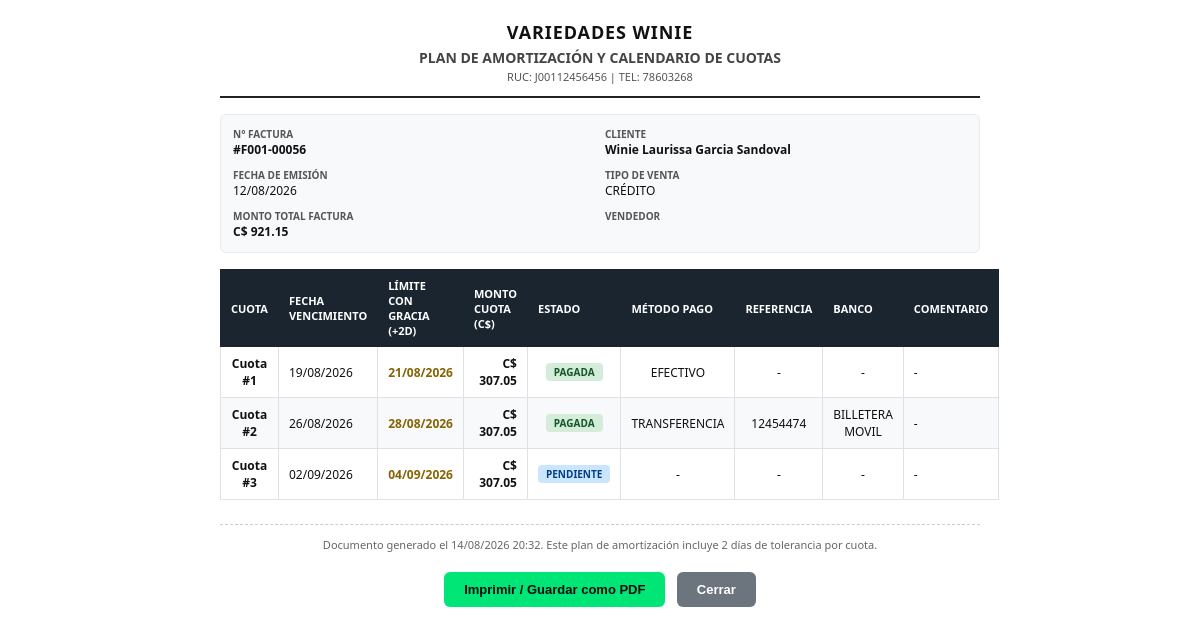
Screenshot of /facturas/56/cuotas/imprimir (signed in) with the database file from the repository.
### models/empresa.py (models this page shows)
class Empresa(db.Model):
    __tablename__ = "empresa"
    id = db.Column(db.Integer, primary_key=True)
    razon_social = db.Column(db.String(150), nullable=False)
    ruc = db.Column(db.String(30), nullable=True)
    tipo_empresa = db.Column(db.String(20), nullable=True)
    direccion = db.Column(db.String(250), nullable=True)
    ciudad = db.Column(db.String(100), nullable=True)
    telefono = db.Column(db.String(30), nullable=True)
    email = db.Column(db.String(120), nullable=True)
    sitio_web = db.Column(db.String(150), nullable=True)
    regimen = db.Column(db.String(80), nullable=True)
    serie_factura = db.Column(db.String(20), nullable=False, default="F001")
    correlativo = db.Column(db.String(20), nullable=False, default="00034")
    iva = db.Column(db.Numeric(5, 2), nullable=False, default=15)
    logo = db.Column(db.String(200), nullable=True)
    estado = db.Column(db.Boolean, nullable=False, default=True)
    created_at = db.Column(db.DateTime, default=lambda: datetime.now(UTC))
    updated_at = db.Column(
        db.DateTime,
        default=lambda: datetime.now(UTC),
        onupdate=lambda: datetime.now(UTC)
    )

### models/venta.py (models this page shows, shortened)
class Venta(db.Model):
    __tablename__ = "ventas"
    id = db.Column(db.Integer,primary_key=True)
    cliente_id = db.Column(db.Integer,db.ForeignKey("clientes.id"),nullable=False)
    usuario_id = db.Column(db.Integer,db.ForeignKey("usuarios.id"),nullable=False)
    fecha_venta = db.Column(db.DateTime,nullable=False,default=lambda: datetime.now(UTC))
    fecha_limite_credito = db.Column(db.Date,nullable=True)
    tipo_venta = db.Column(db.Enum(TipoVenta),nullable=False)
    numero_factura = db.Column(db.String(30),unique=True,nullable=False)
    total_venta = db.Column(db.Numeric(10, 2),nullable=False)
    estado = db.Column(db.Enum(EstadoVenta),nullable=False,default=EstadoVenta.ACTIVA)
    observaciones = db.Column(db.Text,nullable=True)
    created_at = db.Column(db.DateTime,nullable=False,default=lambda: datetime.now(UTC))
    updated_at = db.Column(db.DateTime,nullable=False,default=lambda: datetime.now(UTC),onupdate=lambda: datetime.now(UTC))
    cliente = db.relationship("Cliente",back_populates="ventas")
    usuario = db.relationship("Usuario",back_populates="ventas")
    detalle_ventas = db.relationship("DetalleVenta", back_populates="venta", lazy=True)
    pagos = db.relationship("Pago",back_populates="venta",lazy=True,order_by="Pago.fecha_pago.desc()")
    cuotas = db.relationship("CuotaVenta", back_populates="venta", lazy=True, cascade="all, delete-orphan", order_by="CuotaVenta.numero_cuota.asc()")

### models/cliente.py (models this page shows, shortened)
class Cliente(db.Model):
    __tablename__ = "clientes"
    id = db.Column(db.Integer,primary_key=True)
    codigo = db.Column(db.String(20),unique=True,nullable=True)
    nombres = db.Column(db.String(100),nullable=False)
    telefono = db.Column(db.String(8),nullable=False,unique=True)
    ciudad = db.Column(db.String(100),nullable=True)
    estado = db.Column(db.Enum(EstadoCliente),default=EstadoCliente.ACTIVO)
    created_at = db.Column(db.DateTime,default=lambda: datetime.now(UTC))
    updated_at = db.Column(db.DateTime,default=lambda: datetime.now(UTC),onupdate=lambda: datetime.now(UTC))
    ventas = db.relationship("Venta",back_populates="cliente",lazy=True)
    usuario = db.relationship("Usuario",back_populates="cliente",uselist=False)

### models/cuota_venta.py (models this page shows, shortened)
class CuotaVenta(db.Model):
    __tablename__ = "cuotas_venta"
    id = db.Column(db.Integer, primary_key=True)
    venta_id = db.Column(db.Integer, db.ForeignKey("ventas.id"), nullable=False)
    numero_cuota = db.Column(db.Integer, nullable=False)
    monto_cuota = db.Column(db.Numeric(10, 2), nullable=False)
    monto_abonado = db.Column(db.Numeric(10, 2), nullable=False, default=0.00)
    fecha_vencimiento = db.Column(db.Date, nullable=False)
    fecha_vencimiento_gracia = db.Column(db.Date, nullable=False)
    dias_gracia = db.Column(db.Integer, nullable=False, default=2)
    estado = db.Column(db.String(20), nullable=False, default="PENDIENTE") # PENDIENTE, GRACIA, PAGADA, VENCIDA
    created_at = db.Column(db.DateTime, nullable=False, default=lambda: datetime.now(UTC))
    venta = db.relationship("Venta", back_populates="cuotas")
    pagos = db.relationship("Pago", back_populates="cuota", lazy=True)

### models/pago.py (models this page shows, shortened)
class Pago(db.Model):
    __tablename__ = "pagos"
    id = db.Column(
        db.Integer,
        primary_key=True
    )
    venta_id = db.Column(
        db.Integer,
        db.ForeignKey("ventas.id"),
        nullable=False
    )
    usuario_id = db.Column(
        db.Integer,
        db.ForeignKey("usuarios.id"),
        nullable=False
    )
    banco_id = db.Column(
        db.Integer,
        db.ForeignKey("bancos.id"),
        nullable=True
    )
    cuota_id = db.Column(
        db.Integer,
        db.ForeignKey("cuotas_venta.id"),
        nullable=True
    )
    fecha_pago = db.Column(
        db.DateTime,
        nullable=False,
        default=lambda: datetime.now(UTC)
    )
    monto_pago = db.Column(
        db.Numeric(10, 2),
        nullable=False
    )
    monto_efectivo = db.Column(
        db.Numeric(10, 2),
        nullable=True,
        default=0.00
    )
    monto_transferencia = db.Column(
        db.Numeric(10, 2),
        nullable=True,
        default=0.00
    )
    tipo_pago = db.Column(
        db.String(20),
        nullable=False
    )
    referencia = db.Column(
        db.String(100),
        nullable=True
    )
    observaciones = db.Column(
        db.Text,
        nullable=True
    )
    estado = db.Column(
        db.String(20),
        nullable=False,
        default="ACTIVO"
    )
    motivo_anulacion = db.Column(
        db.Text,
        nullable=True
    )
    created_at = db.Column(
        db.DateTime,
        nullable=False,
        default=lambda: datetime.now(UTC)
    )
    venta = db.relationship(
        "Venta",
        back_populates="pagos"
    )
    usuario = db.relationship(
        "Usuario",
        back_populates="pagos"
    )
    banco = db.relationship(
        "Banco",
        lazy=True
    )
    cuota = db.relationship(
        "CuotaVenta",
        back_populates="pagos",
        lazy=True
    )

### models/banco.py (models this page shows, shortened)
class Banco(db.Model):
    __tablename__ = "bancos"
    id = db.Column(db.Integer, primary_key=True)
    nombre = db.Column(db.String(100), unique=True, nullable=False)
    estado = db.Column(db.String(20), nullable=False, default="ACTIVO")
    created_at = db.Column(db.DateTime, nullable=False, default=lambda: datetime.now(UTC))

### routes/pagos.py (the view)
@pagos_bp.route("/facturas/<int:venta_id>/cuotas/imprimir", methods=["GET"])
@login_required
def imprimir_cuotas(venta_id):
    venta = Venta.query.get_or_404(venta_id)
    if current_user.rol and current_user.rol.nombre.upper() == "CLIENTE":
        if venta.cliente_id != current_user.cliente_id:
            abort(403)
    empresa = Empresa.query.first()
    return render_template(
        "pagos/imprimir_cuotas.html",
        venta=venta,
        empresa=empresa,
        now=datetime.now()
    )

### app.py (called while the page is built)
@login_manager.user_loader
def load_user(user_id):
    return Usuario.query.get(int(user_id))

### templates/pagos/imprimir_cuotas.html (shortened to what this page needs)
<!DOCTYPE html>
<html lang="es">
<head>
</head>
<body>
    <div class="header">
        <h1>{{ empresa.razon_social if empresa else 'SISTEMA DE COBRO' }}</h1>
        <h2>PLAN DE AMORTIZACIÓN Y CALENDARIO DE CUOTAS</h2>
        <div style="font-size: 11px; color: #555;">RUC: {{ empresa.ruc if empresa else '-' }} | TEL: {{ empresa.telefono if empresa else '-' }}</div>
    </div>
    <div class="info-grid">
        <div class="info-item">
            <label>N° Factura</label>
            <strong>#{{ venta.numero_factura }}</strong>
        </div>
        <div class="info-item">
            <label>Cliente</label>
            <strong>{{ venta.cliente.nombres if venta.cliente else 'Cliente Ocasional' }}</strong>
        </div>
        <div class="info-item">
            <label>Fecha de Emisión</label>
            {{ venta.fecha_venta.strftime('%d/%m/%Y') if venta.fecha_venta else '-' }}
        </div>
        <div class="info-item">
            <label>Tipo de Venta</label>
            CRÉDITO
        </div>
        <div class="info-item">
            <label>Monto Total Factura</label>
            <strong>C$ {{ "%.2f"|format(venta.total_venta) }}</strong>
        </div>
        <div class="info-item">
            <label>Vendedor</label>
        </div>
    </div>
    <table class="data-table">
        <thead>
            <tr>
                <th class="text-center" style="width: 60px;">Cuota</th>
                <th>Fecha Vencimiento</th>
                <th>Límite con Gracia (+2d)</th>
                <th class="text-end">Monto Cuota (C$)</th>
                <th class="text-center">Estado</th>
                <th class="text-center">Método Pago</th>
                <th class="text-center">Referencia</th>
                <th class="text-center">Banco</th>
                <th>Comentario</th>
            </tr>
        </thead>
        <tbody>
            {% for cuota in venta.cuotas %}
            {% set saldo_cuota = (cuota.monto_cuota | float) - (cuota.monto_abonado | float) %}
            {% set es_cuota_pagada = saldo_cuota <= 0.01 %}
            {% set ultimo_pago = (cuota.pagos | selectattr('estado', 'equalto', 'ACTIVO') | list | last) if cuota.pagos else None %}
            <tr>
                <td class="text-center text-bold">Cuota #{{ cuota.numero_cuota }}</td>
                <td>{{ cuota.fecha_vencimiento.strftime('%d/%m/%Y') if cuota.fecha_vencimiento else '-' }}</td>
                <td style="color: #856404; font-weight: 600;">
                    {{ cuota.fecha_vencimiento_gracia.strftime('%d/%m/%Y') if cuota.fecha_vencimiento_gracia else '-' }}
                </td>
                <td class="text-end text-bold">C$ {{ "%.2f"|format(cuota.monto_cuota) }}</td>
                <td class="text-center">
                    {% if es_cuota_pagada %}
                    <span class="badge badge-pagada">PAGADA</span>
                    {% elif cuota.fecha_vencimiento_gracia and now.date() > cuota.fecha_vencimiento_gracia %}
                    <span class="badge badge-vencida">VENCIDA</span>
                    {% elif cuota.fecha_vencimiento and now.date() > cuota.fecha_vencimiento %}
                    <span class="badge badge-gracia">EN GRACIA</span>
                    {% else %}
                    <span class="badge badge-pendiente">PENDIENTE</span>
                    {% endif %}
                </td>
                <td class="text-center">{{ ultimo_pago.tipo_pago if (ultimo_pago and ultimo_pago.tipo_pago) else '-' }}</td>
                <td class="text-center">{{ ultimo_pago.referencia if (ultimo_pago and ultimo_pago.referencia) else '-' }}</td>
                <td class="text-center">{{ ultimo_pago.banco.nombre if (ultimo_pago and ultimo_pago.banco) else '-' }}</td>
                <td>{{ ultimo_pago.observaciones if (ultimo_pago and ultimo_pago.observaciones) else '-' }}</td>
            </tr>
            {% endfor %}
        </tbody>
    </table>
    <div class="footer-notes">
        Documento generado el {{ now.strftime('%d/%m/%Y %H:%M') }}. Este plan de amortización incluye 2 días de tolerancia por cuota.
    </div>
    <div class="no-print">
        <button class="btn-print" onclick="window.print()">Imprimir / Guardar como PDF</button>
        <button class="btn-back" onclick="window.close()">Cerrar</button>
    </div>
</body>
</html>

### templates/pagos/imprimir_cuotas.html (style rules this page uses)
* { margin: 0; padding: 0; box-sizing: border-box; }
body { font-family: 'Segoe UI', Arial, sans-serif; font-size: 13px; color: #111111; background: #ffffff; padding: 20px; max-width: 800px; margin: 0 auto; }
.header { text-align: center; border-bottom: 2px solid #222222; padding-bottom: 12px; margin-bottom: 16px; }
.header h1 { font-size: 18px; text-transform: uppercase; letter-spacing: 0.05em; margin-bottom: 4px; }
.header h2 { font-size: 14px; font-weight: 600; color: #444444; margin-bottom: 2px; }
.info-grid { display: grid; grid-template-columns: 1fr 1fr; gap: 10px; margin-bottom: 16px; padding: 12px; background: #f8f9fa; border: 1px solid #e9ecef; border-radius: 6px; }
.info-item { font-size: 12px; }
.info-item label { font-weight: bold; color: #555555; text-transform: uppercase; font-size: 10px; display: block; }
.data-table { width: 100%; border-collapse: collapse; margin-bottom: 20px; }
.data-table th { background-color: #1a252f; color: #ffffff; font-weight: 700; font-size: 11px; text-transform: uppercase; padding: 8px 10px; text-align: left; border: 1px solid #1a252f; }
.data-table td { padding: 8px 10px; font-size: 12px; border: 1px solid #dee2e6; }
.data-table tr:nth-child(even) { background-color: #f8f9fa; }
.text-center { text-align: center; }
.text-end { text-align: right; }
.text-bold { font-weight: bold; }
.badge { display: inline-block; padding: 2px 8px; border-radius: 4px; font-weight: bold; font-size: 10px; text-transform: uppercase; }
.badge-pagada { background: #d4edda; color: #155724; }
.badge-pendiente { background: #cce5ff; color: #004085; }
.footer-notes { margin-top: 24px; font-size: 11px; color: #666666; border-top: 1px dashed #ccc; padding-top: 12px; text-align: center; }
.no-print { text-align: center; margin-top: 20px; }
.btn-print { background: #00e676; color: #090a0f; font-weight: bold; border: none; padding: 10px 20px; font-size: 13px; border-radius: 6px; cursor: pointer; }
.btn-back { background: #6c757d; color: #fff; font-weight: bold; border: none; padding: 10px 20px; font-size: 13px; border-radius: 6px; cursor: pointer; margin-left: 8px; }

### rows the page displays
Empresa: razon_social "VARIEDADES WINIE", ruc "J00112456456", telefono "78603268"
Venta: numero_factura "F001-00056", fecha_venta "12/08/2026", total_venta "921.15"
Cliente: cliente "Winie Laurissa Garcia Sandoval"
CuotaVenta: numero_cuota "1", fecha_vencimiento "19/08/2026", fecha_vencimiento_gracia "21/08/2026", monto_cuota "307.05", shows "PAGADA", banco "-"
Pago: tipo_pago "EFECTIVO", referencia "-", observaciones "-"
CuotaVenta: numero_cuota "2", fecha_vencimiento "26/08/2026", fecha_vencimiento_gracia "28/08/2026", monto_cuota "307.05", shows "PAGADA"
Pago: tipo_pago "TRANSFERENCIA", referencia "12454474", observaciones "-"
Banco: banco "BILLETERA MOVIL"
CuotaVenta: numero_cuota "3", fecha_vencimiento "02/09/2026", fecha_vencimiento_gracia "04/09/2026", monto_cuota "307.05", shows "PENDIENTE", tipo_pago "-", referencia "-", banco "-", observaciones "-"
